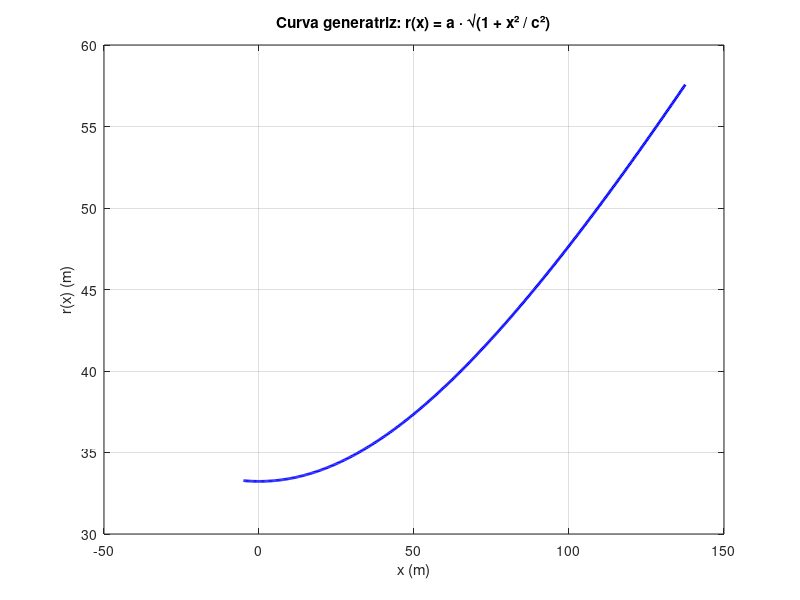

Source code (MATLAB):
% Parámetros
a = 33.23;     % en metros
c = 97.2;      % en metros
x = linspace(-5, 137.5, 500);  % rango de x

% Función generatriz
r = a * sqrt(1 + (x.^2) / c^2);

% Gráfica
figure;
plot(x, r, 'b', 'LineWidth', 2);
grid on;
xlabel('x (m)');
ylabel('r(x) (m)');
title('Curva generatriz: r(x) = a · √(1 + x² / c²)');